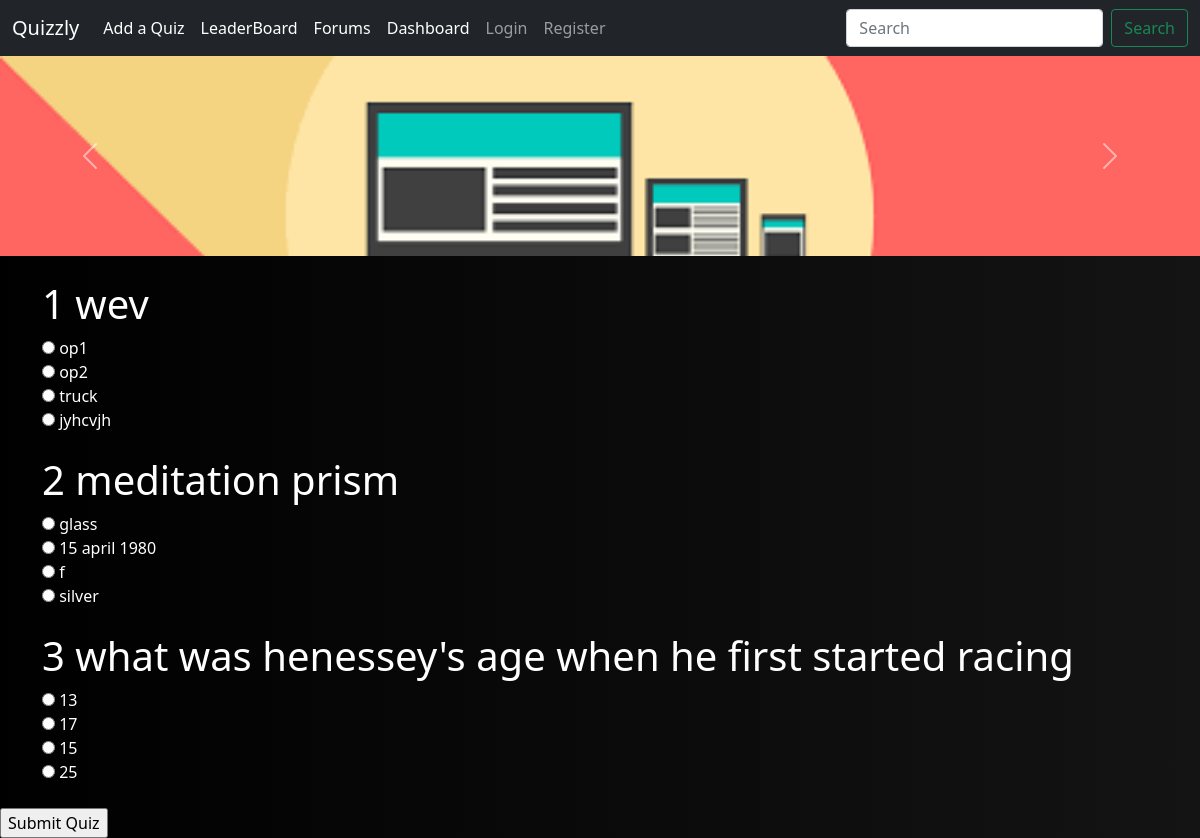
/4, run on the app's committed database.
### quizzes/models.py (models this page shows, shortened)
class Question(models.Model):
    quiz_id=models.IntegerField(default=id)
    question_no=models.IntegerField()
    problem=models.TextField()
    option_1=models.CharField(max_length=200)
    option_2=models.CharField(max_length=200)
    option_3=models.CharField(max_length=200)
    option_4=models.CharField(max_length=200,default='None of these')
    option_5=models.CharField(max_length=200,blank=True)
    option_6=models.CharField(max_length=200,blank=True)
    option_7=models.CharField(max_length=200,blank=True)
    correct_answer=MultiSelectField(choices=option_choices)
    prob_img_1=models.ImageField(upload_to="photos/%y/%m/",blank=True)
    prob_img_2=models.ImageField(upload_to="photos/%y/%m/",blank=True)
    prob_img_3=models.ImageField(upload_to="photos/%y/%m/",blank=True)
    points=models.IntegerField(default=10)
    date_created=models.DateTimeField(blank=True,default=datetime.now())

### quizzes/views.py (the view, shortened to what this page needs)
# urls.py: path('<int:quiz_id>',views.question,name='question'),
def question(request,quiz_id):
    questions = Question.objects.filter(quiz_id=quiz_id)
    result=[]
    data={
        'questions':questions,
        'quiz_id':quiz_id,
    }
    return render(request,"questions.html",data)

### templates/questions.html (shortened to what this page needs)
{% extends 'base.html' %} {% block content %}
<form action="{% url 'question' quiz_id %}" method="post" id="quiz">
    {% for question in questions %}
    <div class="container my-4">
        <h1 class="red">{{question.question_no}} {{question.problem}}</h1>
        <div>
            <input type="radio" name="question-{{question.question_no}}-answers" id="question-1-answers-A" value="A" />
            <label for="question-1-answers-A"> {{question.option_1}}</label>
        </div>
        <div>
            <input type="radio" name="question-{{question.question_no}}-answers" id="question-1-answers-B" value="B" />
            <label for="question-1-answers-B">{{question.option_2}}</label>
        </div>
        <div>
            <input type="radio" name="question-{{question.question_no}}-answers" id="question-1-answers-C" value="C" />
            <label for="question-1-answers-C">{{question.option_3}}</label>
        </div>
        <div>
            <input type="radio" name="question-{{question.question_no}}-answers" id="question-1-answers-D" value="D" />
            <label for="question-1-answers-D">{{question.option_4}}</label>
        </div>
    </div>
    {% endfor %}
    <input type="submit" value="Submit Quiz">
</form>
{% endblock content %}

### data on the page
Question: question_no "1", problem "wev", option_1 "op1", option_2 "op2", option_3 "truck", option_4 "jyhcvjh"
Question: question_no "2", problem "meditation prism", option_1 "glass", option_2 "15 april 1980", option_3 "f", option_4 "silver"
Question: question_no "3", problem "what was henessey's age when he first started racing", option_1 "13", option_2 "17", option_3 "15", option_4 "25"
